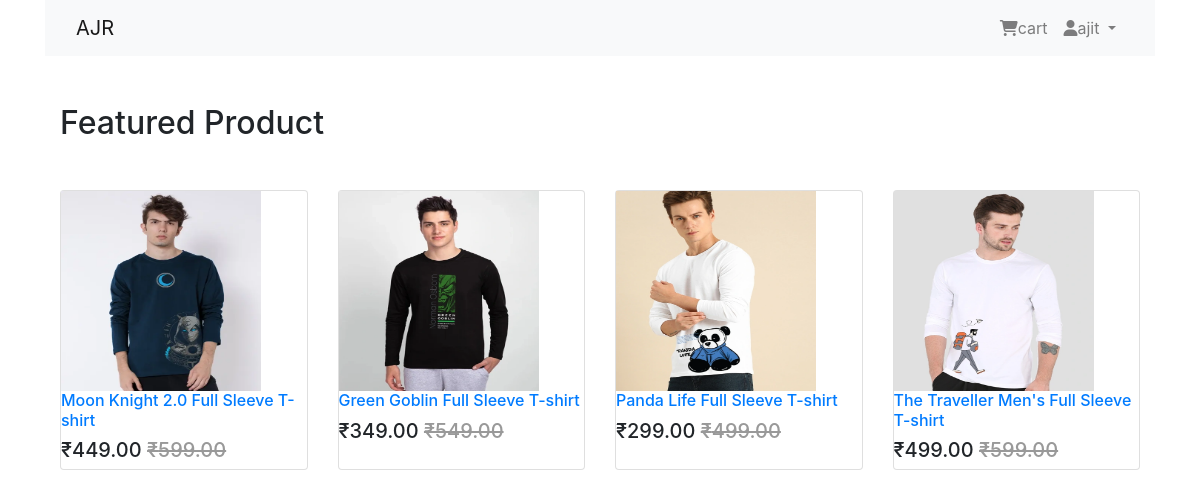
Page / (signed in) on the committed database.
### app_login/models.py (models this page shows, shortened)
class User(AbstractBaseUser,PermissionsMixin):
    email=models.CharField(max_length=40,unique=True,null=False)
    is_staff=models.BooleanField(
    ugettext_lazy('staff status'),
    default=False,
    help_text=ugettext_lazy('is the user in staff then check ')
    )
    is_active=models.BooleanField(
    ugettext_lazy('active'),
    default=True,
    help_text=ugettext_lazy('is the user is active then check ')
    )
    USERNAME_FIELD='email'
    objects=MyUserManager()

class Profile(models.Model):
    user=models.OneToOneField(User,on_delete=models.CASCADE,related_name='profile')
    username=models.CharField(max_length=20,blank=True)
    full_name=models.CharField(max_length=40,blank=True)
    address_1=models.TextField(max_length=100,blank=True)
    city=models.CharField(max_length=40,blank=True)
    zipcode=models.CharField(max_length=6,blank=True)
    country=models.CharField(max_length=40,blank=True)
    phone=models.CharField(max_length=10,blank=True)
    date_joined=models.DateTimeField(auto_now_add=True)

### app_shop/models.py (models this page shows, shortened)
class Product(models.Model):
    name=models.CharField(max_length=100)
    preview_text=models.TextField(max_length=200)
    details_text=models.TextField(max_length=2000)
    price=models.FloatField()
    old_price=models.FloatField(default=0.00)
    category=models.ForeignKey(Category,on_delete=models.CASCADE,related_name='Category')
    image=models.ImageField(upload_to='product')
    created=models.DateTimeField(auto_now_add=True)

### app_shop/views.py (the view)
# urls.py: path('',views.Home.as_view(),name='home'),
class Home(ListView):
    model=Product
    template_name='app_shop/home.html'

### templates/app_shop/home.html (shortened to what this page needs)
{% extends 'base.html' %}
{% block content %}
<div class="container my-5">
  <h2 class="my-5">Featured Product</h2>
  <div class="row">
    {% for p in object_list %}
      <div class="col-md-6 col-sm-12 col-lg-3">
        <figure class="card card-product">
          <div class="img-wrap">
            <img src="/media/{{ p.image }}" width="200px" height="200px">
          </div>
          <figcaption class="info-wrap">
            <h6 class="title"><a href="{% url 'app_shop:productdetail' pk=p.pk %}">{{p.name}}</a></h6>
            <div class="action-wrap">
              <div class="price-wrap h5">
                <span class="price-new">₹{{p.price|floatformat:2}}</span>
                <span class="price-old" style='color:#999;'><strike>₹{{p.old_price|floatformat:2}}</strike></span>
              </div>
            </div>
          </figcaption>
        </figure>
      </div>
    {% endfor %}
  </div>
</div>
{% endblock %}

### templates/base.html (shortened to what this page needs)
{% load static %}
<!DOCTYPE html>
<html lang="en" dir="ltr">
  <head>
    <link rel="stylesheet" href="https://cdn.jsdelivr.net/npm/bootstrap@4.4.1/dist/css/bootstrap.min.css">
    <link rel="stylesheet" href="{% static 'css/main.css' %}">
  </head>
  <body class="container">
    {% include 'navbar.html' %}
    {% block content %} {% endblock %}
  </body>
</html>

### templates/navbar.html (shortened to what this page needs)
<nav class="navbar navbar-expand-lg navbar-light bg-light">
<div class="container">
  <a href="{% url 'app_shop:home' %}" class="navbar-brand">AJR</a>
  <div class="collapse navbar-collapse" id="navbar">
    <ul class="navbar-nav ml-auto">
      {% if request.user.is_authenticated %}
      <li class="nav-item">
        <a href="#" class="nav-link"><i class="fa fa-shopping-cart" aria-hidden="true"></i>cart</a>
      </li>
      <li class="nav-item dropdown">
        <a href="#" class="nav-link dropdown-toggle" id="navbardropdown" role="button"
          data-toggle="dropdown" arie-haspopup="true" arie-expanded="false">
            <i class="fa fa-user" aria-hidden="true"></i>{{ request.user.profile.username }}
        </a>
      </li>
      {% else %}
      <a href="{% url 'app_login:login'%}" class="btn btn-info"><i class="fa fa-sign-in" aria-hidden="true"></i> Login</a>
      {% endif %}
    </ul>
  </div>
</div>
</nav>

### templates/base.html (style rules this page uses)
.card { height:280px }
.card-product:after { content:"": display:table: clear:both; visibility: hidden; }

### rows in the picture
User: user.profile.username "ajit"
Product: image (picture), name "Moon Knight 2.0 Full Sleeve T-shirt", price "449.00", old_price "599.00"
Product: image (picture), name "Green Goblin Full Sleeve T-shirt", price "349.00", old_price "549.00"
Product: image (picture), name "Panda Life Full Sleeve T-shirt", price "299.00", old_price "499.00"
Product: image (picture), name "The Traveller Men's Full Sleeve T-shirt", price "499.00", old_price "599.00"
